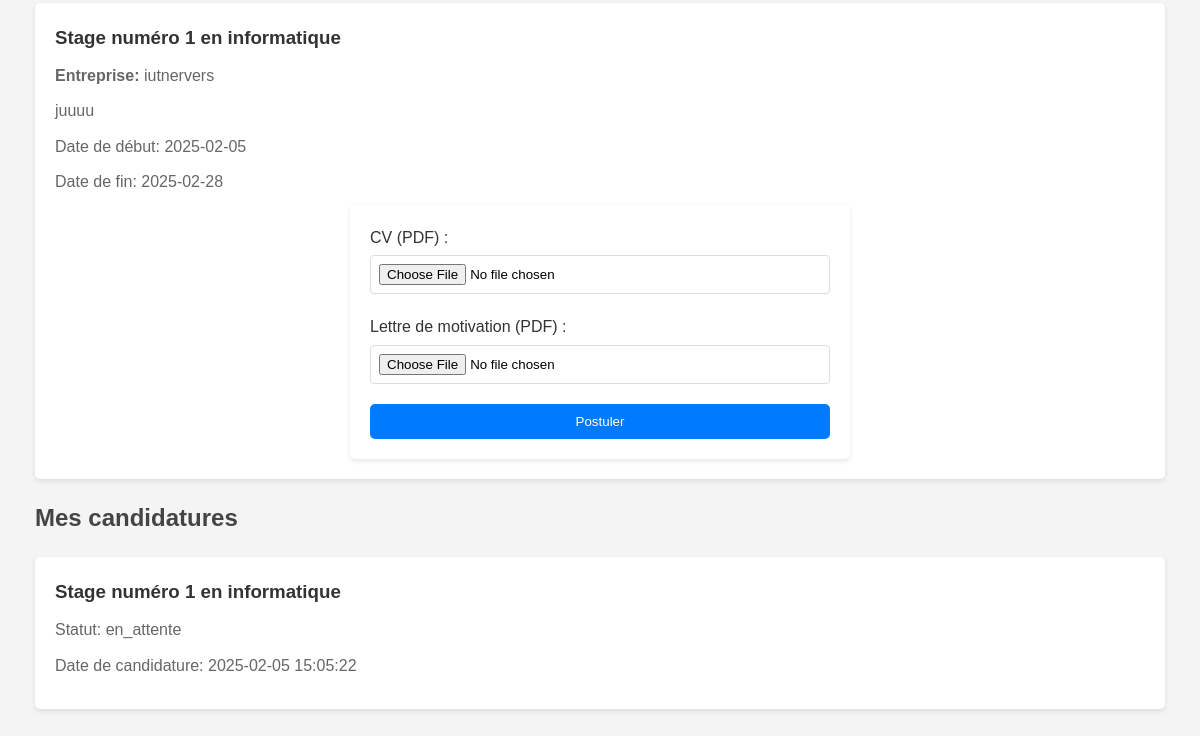
Page /app/views/panels/student_panel.php (signed in, lower part) on the earlier database version.
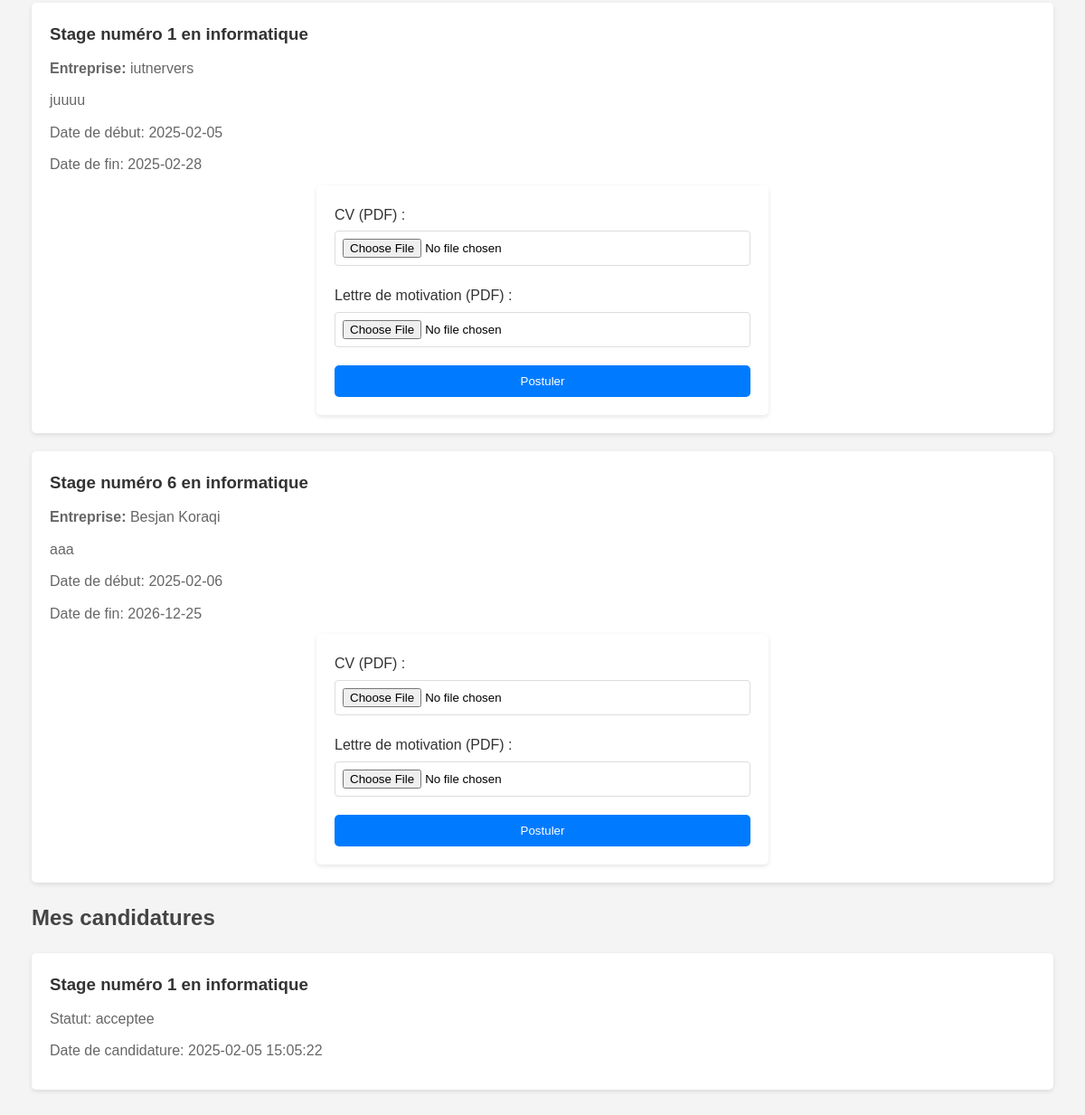
Same page on the later database version.
### tables this page shows
CREATE TABLE `offres_stages` (
  `id` int(11) NOT NULL,
  `entreprise_id` int(11) DEFAULT NULL,
  `titre` varchar(100) NOT NULL,
  `description` text,
  `date_debut` date DEFAULT NULL,
  `date_fin` date DEFAULT NULL,
  `lieu` varchar(255) DEFAULT NULL,
  `mode_stage` enum('distanciel','présentiel') NOT NULL,
  `logo` varchar(255) DEFAULT NULL
);

CREATE TABLE `entreprises` (
  `id` int(11) NOT NULL,
  `siret` varchar(14) NOT NULL,
  `nom` varchar(100) NOT NULL,
  `adresse` varchar(255) DEFAULT NULL,
  `ville` varchar(100) DEFAULT NULL,
  `code_postal` varchar(10) DEFAULT NULL,
  `pays` varchar(100) DEFAULT NULL,
  `telephone` varchar(20) DEFAULT NULL,
  `site_web` varchar(255) DEFAULT NULL,
  `lieu` varchar(255) DEFAULT NULL,
  `tva_intracommunautaire` varchar(50) DEFAULT NULL,
  `secteur_activite` varchar(100) DEFAULT NULL,
  `description` text,
  `adresse_facturation` varchar(255) DEFAULT NULL,
  `logo` varchar(255) DEFAULT NULL,
  `nom_contact` varchar(100) DEFAULT NULL,
  `username` varchar(100) NOT NULL,
  `email` varchar(255) NOT NULL,
  `password` varchar(255) NOT NULL,
  `role` enum('etudiant','entreprise','admin') NOT NULL DEFAULT 'entreprise',
  `date_creation` timestamp NOT NULL DEFAULT CURRENT_TIMESTAMP
);

CREATE TABLE `candidatures` (
  `id` int(11) NOT NULL,
  `etudiant_id` int(11) DEFAULT NULL,
  `offre_id` int(11) DEFAULT NULL,
  `statut` enum('en_attente','acceptee','refusee') DEFAULT 'en_attente',
  `date_candidature` datetime DEFAULT CURRENT_TIMESTAMP,
  `cv` varchar(255) NOT NULL,
  `lettre_motivation` varchar(255) NOT NULL
);

### app/helpers/functions.php (called while the page is built, shortened)
<?php
function get_applications($pdo, $etudiant_id) {
    try {
        $stmt = $pdo->prepare("SELECT c.*, o.titre FROM candidatures c JOIN offres_stages o ON c.offre_id = o.id WHERE c.etudiant_id = ?");
        $stmt->execute([$etudiant_id]);
        return $stmt->fetchAll();
    } catch (Exception $e) {
        error_log($e->getMessage());
        return false;
    }
}
?>

### app/views/panels/student_panel.php (the view, shortened to what this page needs)
<?php
require_once $_SERVER['DOCUMENT_ROOT'] . '/Gestion_Stage/app/config/database.php';
require_once $_SERVER['DOCUMENT_ROOT'] . '/Gestion_Stage/app/helpers/functions.php';
$search = $_GET['search'] ?? '';
$sort = $_GET['sort'] ?? 'date_debut';
$order = $_GET['order'] ?? 'ASC';
$query = "SELECT o.*, e.nom as entreprise_nom FROM offres_stages o
          JOIN entreprises e ON o.entreprise_id = e.id
          WHERE o.titre LIKE :search OR o.description LIKE :search OR e.nom LIKE :search
          ORDER BY :sort $order";
$stmt = $pdo->prepare($query);
$stmt->bindValue(':search', "%$search%", PDO::PARAM_STR);
$stmt->bindValue(':sort', $sort, PDO::PARAM_STR);
$stmt->execute();
$internships = $stmt->fetchAll();
$applications = get_applications($pdo, $_SESSION['user_id']);
?>
<!DOCTYPE html>
<html lang="fr">
<head>
    <link rel="stylesheet" href="/Gestion_Stage/public/assets/css/style.css">
</head>
<body>
    <main class="container">
        <?php if (empty($internships)): ?>
            <p>Aucune offre de stage ne correspond à votre recherche.</p>
        <?php else: ?>
            <?php foreach ($internships as $internship): ?>
                <div class="card">
                    <div class="card-header">
                        <h3><?php echo htmlspecialchars($internship['titre']); ?></h3>
                    </div>
                    <div class="card-body">
                        <p><strong>Entreprise:</strong> <?php echo htmlspecialchars($internship['entreprise_nom']); ?></p>
                        <p><?php echo htmlspecialchars($internship['description']); ?></p>
                        <p>Date de début: <?php echo $internship['date_debut']; ?></p>
                        <p>Date de fin: <?php echo $internship['date_fin']; ?></p>
                    </div>
                    <div class="card-footer">
                        <form action="/Gestion_Stage/app/views/internships/apply.php" method="post" enctype="multipart/form-data">
                            <label for="cv">CV (PDF) :</label>
                            <input type="file" name="cv" accept=".pdf" required>
                            <label for="lettre_motivation">Lettre de motivation (PDF) :</label>
                            <input type="file" name="lettre_motivation" accept=".pdf" required>
                            <button type="submit" class="btn-primary">Postuler</button>
                        </form>
                    </div>
                </div>
            <?php endforeach; ?>
        <?php endif; ?>
        <h2>Mes candidatures</h2>
        <?php if (empty($applications)): ?>
            <p>Vous n'avez pas encore postulé à des offres de stage.</p>
        <?php else: ?>
            <?php foreach ($applications as $application): ?>
                <div class="card">
                    <div class="card-header">
                        <h3><?php echo htmlspecialchars($application['titre']); ?></h3>
                    </div>
                    <div class="card-body">
                        <p>Statut: <?php echo $application['statut']; ?></p>
                        <p>Date de candidature: <?php echo $application['date_candidature']; ?></p>
                    </div>
                </div>
            <?php endforeach; ?>
        <?php endif; ?>
    </main>
</body>
</html>

Differences in the rows shown:
added offres_stages: titre "Stage numéro 6 en informatique", entreprise.nom "Besjan Koraqi", description "aaa", date_debut "2025-02-06", date_fin "2026-12-25"
changed candidatures "Stage numéro 1 en informatique": statut "en_attente" → "acceptee"
